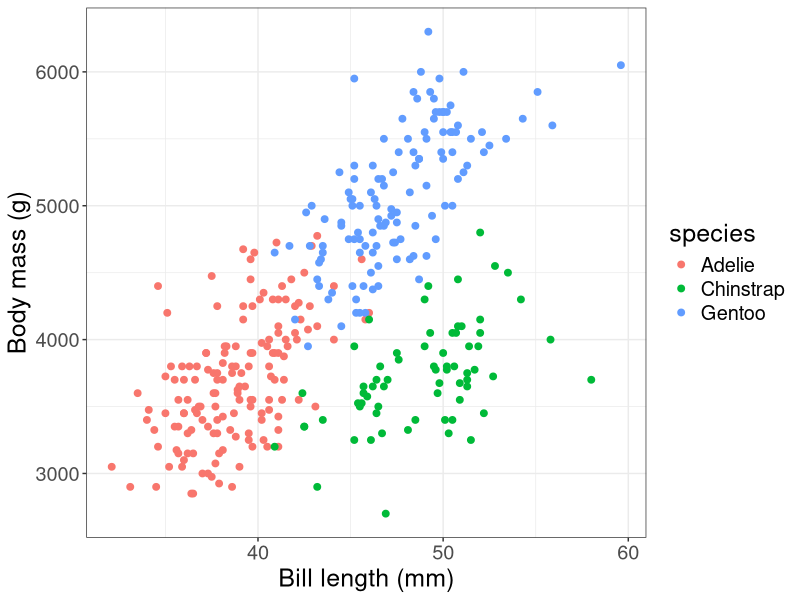

Reproduce this figure in R.
## ---- chunk 1

library(lubridate)

dates <- c("1982-01-25 01:50:12",
          "1967-09-19 19:09:59",
          "1999-04-07 22:02:44",
          "2050-12-15 03:24:38",
          "2020-01-31 11:59:59",
          "2009-01-31 01:32:05",
          "2010-01-31 23:03:17")

days_of_week <- wday(ymd_hms(dates),label = TRUE, abbr = FALSE)

for (day in days_of_week){
  print(day)
}
## ---- chunk 2
library(tidyverse)
library(palmerpenguins)


options(repr.plot.width = 7, repr.plot.height = 5)
penguins_original <- ggplot(data = penguins, mapping = aes(x = bill_length_mm, 
                                      y = body_mass_g,
                                     colour = species)) +
    geom_point(size = 2) +
    xlab("Bill length (mm)") +
    ylab("Body mass (g)") +
    theme_bw() +
    theme(text = element_text(size = 18))
penguins_original
